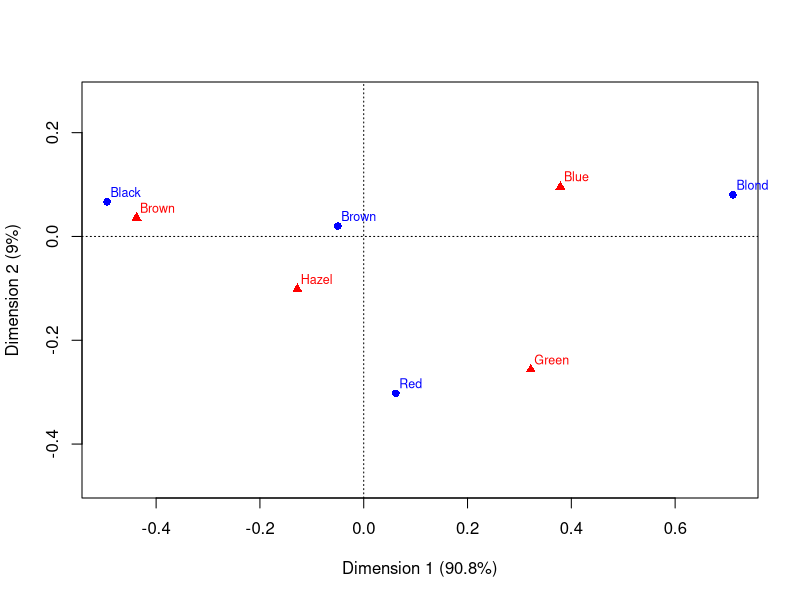
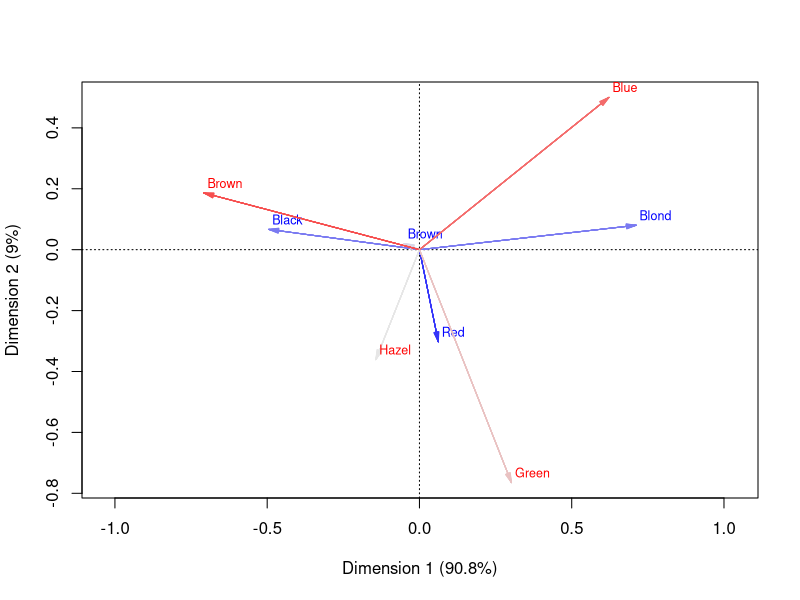
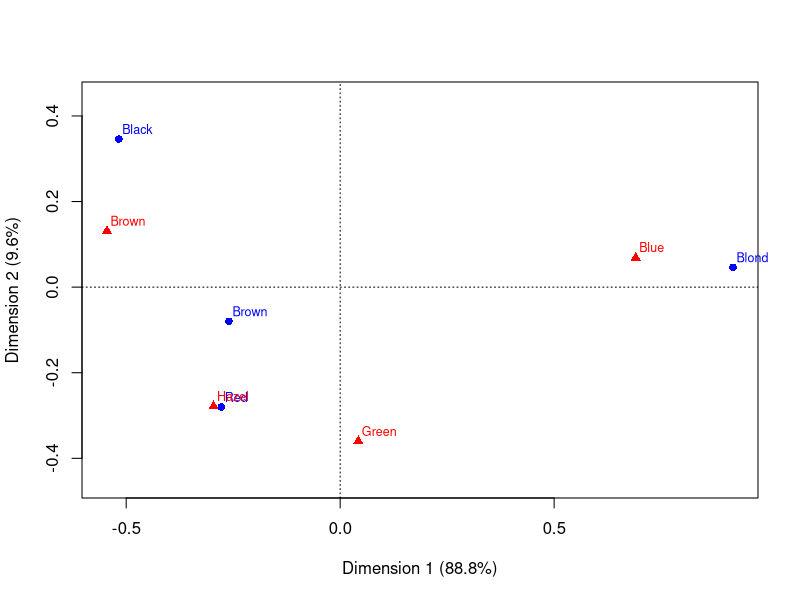
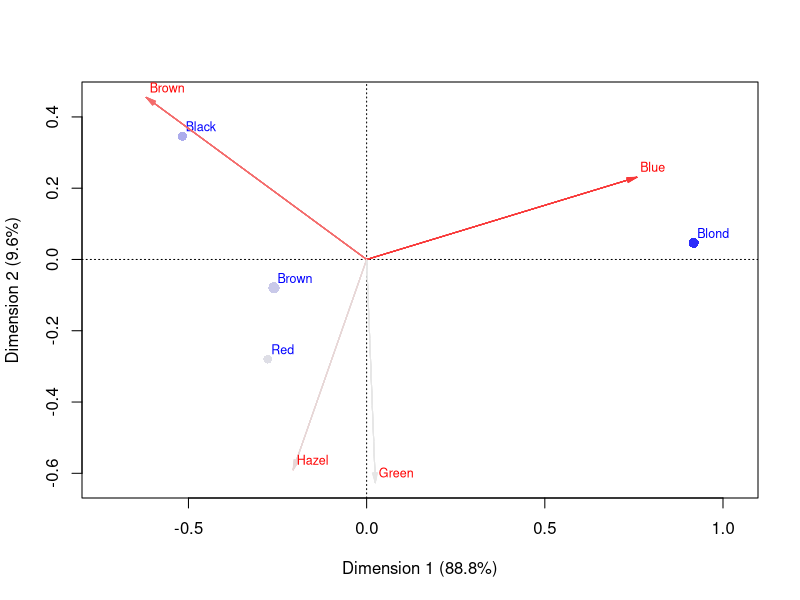
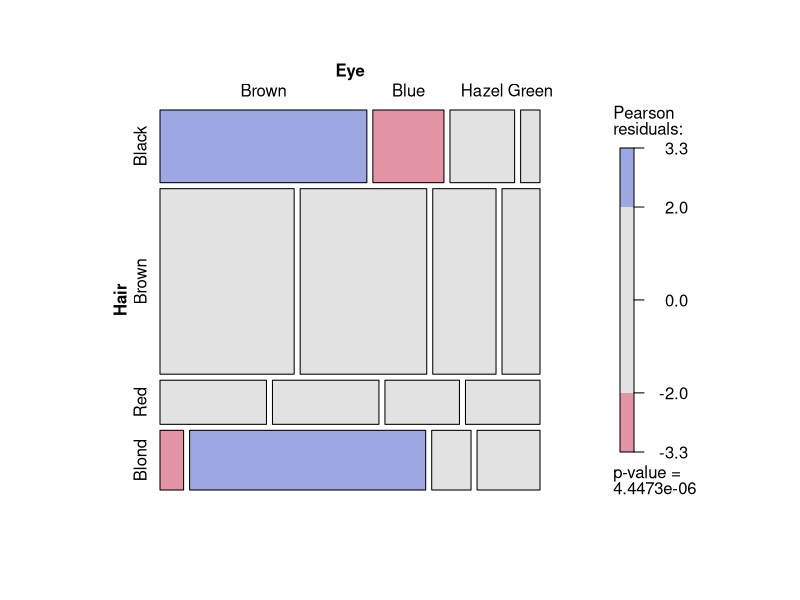

Here is the R script that generated these plots, in order:

# This dataset is a 3D table with two "pages"
# One for men and one for women

head(HairEyeColor)

str(HairEyeColor)

Men = HairEyeColor[,,1]
Women = HairEyeColor[,,2]

#Contingency Tables
Men
Women

library(ca)

prop.table(Men, 1)  # Row Percentages
prop.table(Men, 2)  # Col Percentages

fit = ca(Men)
summary(fit)
fit

plot(fit)
Men

plot(fit, mass=T, contrib="absolute", 
     map="rowgreen", arrows=c(T, T))

# Now lets look at women
prop.table(Women, 1)  # Row Percentages
prop.table(Women, 2)  # Col Percentages

fit = ca(Women)
summary(fit)
fit

plot(fit)
Women

plot(fit, mass=T, contrib="absolute", 
     map="rowgreen", arrows=c(F, T))

library(vcd)
mosaic(Men, shade=TRUE, legend=TRUE)
